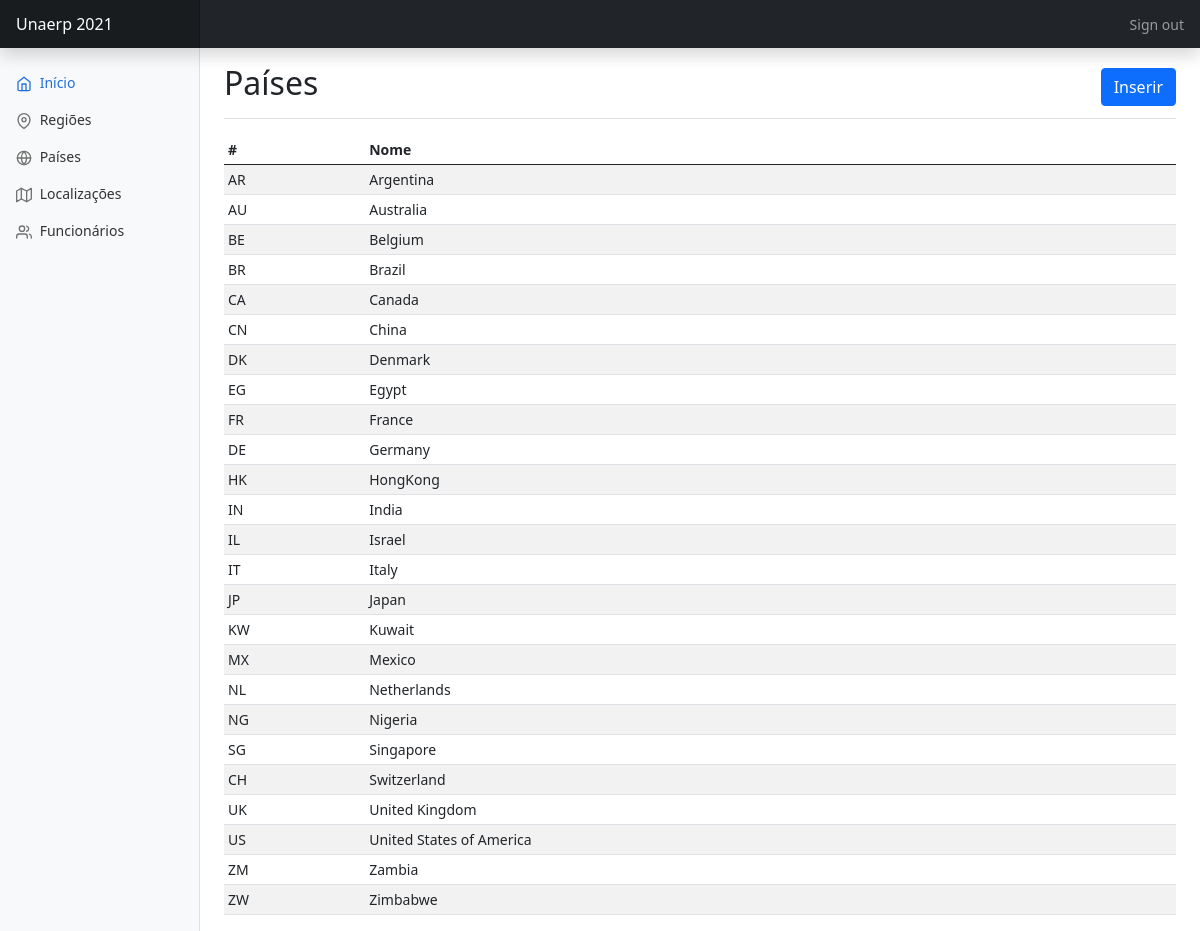
/crud/index.php?p=paises/index, run on the app's committed database.
### tables this page shows
CREATE TABLE countries (
	country_id CHAR(2) NOT NULL,
	country_name VARCHAR(40),
	region_id INT (11) UNSIGNED NOT NULL,
	PRIMARY KEY (country_id)
);

### crud/paises/index.php (the view, shortened to what this page needs)
<?php
    include('../config.php');
    $con = new mysqli($host, $user, $password, $dbname);
    $sql = "select * from countries order by country_name";
    $res = $con->query($sql);
    if($res->num_rows>0){
        ?>
        <div class="d-flex justify-content-between flex-wrap flex-md-nowrap align-items-center pt-3 pb-2 mb-3 border-bottom">
            <h1 class="h2">Países</h1>
            <a href="index.php?p=paises/new" type="button" class="btn btn-primary">Inserir</a>
        </div>
        <div class="table-responsive">
            <table class="table table-striped table-sm">
                <thead>
                    <tr>
                    <th scope="col">#</th>
                    <th scope="col">Nome</th>
                    </tr>
                </thead>
                <tbody>
                    <?php
                    while($row = $res->fetch_assoc()){
                        echo "<tr>
                            <td>".$row['country_id']."</td>
                            <td>".$row['country_name']."</td></tr>";
                    }
                    ?>
                </tbody>
            </table>
        </div>
    <?php
    }
    else {
        echo "Não foram encontrados dados.";
    }
?>
</body>
</html>

### crud/index.php (shortened to what this page needs)
<?php
    if(isset($_GET['p'])) {
        $arquivo = $_GET['p'];
    }
?>
<!doctype html>
<html lang="pt-br">
  <head>
    <link href="bootstrap/css/bootstrap.min.css" rel="stylesheet">
        <link href="css/dashboard.css" rel="stylesheet">
    </head>
    <body>
    <header class="navbar navbar-dark sticky-top bg-dark flex-md-nowrap p-0 shadow">
    <a class="navbar-brand col-md-3 col-lg-2 me-0 px-3" href="#">Unaerp 2021</a>
    <div class="navbar-nav">
        <div class="nav-item text-nowrap">
        <a class="nav-link px-3" href="#">Sign out</a>
        </div>
    </div>
    </header>
    <div class="container-fluid">
        <div class="row">
            <nav id="sidebarMenu" class="col-md-3 col-lg-2 d-md-block bg-light sidebar collapse">
            <?php
                include('menu.php');
            ?>
            </nav>
            <main class="col-md-9 ms-sm-auto col-lg-10 px-md-4">
            <?php
                include($arquivo.'.php');
            ?>
  </body>
</html>

### crud/menu.php
<div class="position-sticky pt-3">
    <ul class="nav flex-column">
        <li class="nav-item">
            <a class="nav-link active" aria-current="page" href="#">
            <span data-feather="home"></span>
            Início
            </a>
        </li>
        <li class="nav-item">
            <a class="nav-link" href="regioes/index">
            <span data-feather="map-pin"></span>
            Regiões
            </a>
        </li>
        <li class="nav-item">
            <a class="nav-link" href="?p=paises/index">
            <span data-feather="globe"></span>
            Países
            </a>
        </li>
        <li class="nav-item">
            <a class="nav-link" href="locations/index">
            <span data-feather="map"></span>
            Localizações
            </a>
        </li>
        <li class="nav-item">
            <a class="nav-link" href="?p=employees/employees">
            <span data-feather="users"></span>
            Funcionários
            </a>
        </li>
    </ul>
</div>

### crud/css/dashboard.css (style rules this page uses)
body { font-size: .875rem; }
.feather { width: 16px; height: 16px; vertical-align: text-bottom; }
.sidebar { position: fixed; top: 0; bottom: 0; left: 0; z-index: 100; padding: 48px 0 0; box-shadow: inset -1px 0 0 rgba(0, 0, 0, .1); }
.sidebar .nav-link { font-weight: 500; color: #333; }
.sidebar .nav-link .feather { margin-right: 4px; color: #727272; }
.sidebar .nav-link.active { color: #2470dc; }
.sidebar .nav-link:hover .feather, .sidebar .nav-link.active .feather { color: inherit; }
.navbar-brand { padding-top: .75rem; padding-bottom: .75rem; font-size: 1rem; background-color: rgba(0, 0, 0, .25); box-shadow: inset -1px 0 0 rgba(0, 0, 0, .25); }

### data on the page
countries: country_id "AR", country_name "Argentina"
countries: country_id "AU", country_name "Australia"
countries: country_id "BE", country_name "Belgium"
countries: country_id "BR", country_name "Brazil"
countries: country_id "CA", country_name "Canada"
countries: country_id "CN", country_name "China"
countries: country_id "DK", country_name "Denmark"
countries: country_id "EG", country_name "Egypt"
countries: country_id "FR", country_name "France"
countries: country_id "DE", country_name "Germany"
countries: country_id "HK", country_name "HongKong"
countries: country_id "IN", country_name "India"
countries: country_id "IL", country_name "Israel"
countries: country_id "IT", country_name "Italy"
countries: country_id "JP", country_name "Japan"
countries: country_id "KW", country_name "Kuwait"
countries: country_id "MX", country_name "Mexico"
countries: country_id "NL", country_name "Netherlands"
countries: country_id "NG", country_name "Nigeria"
countries: country_id "SG", country_name "Singapore"
countries: country_id "CH", country_name "Switzerland"
countries: country_id "UK", country_name "United Kingdom"
countries: country_id "US", country_name "United States of America"
countries: country_id "ZM", country_name "Zambia"
countries: country_id "ZW", country_name "Zimbabwe"
